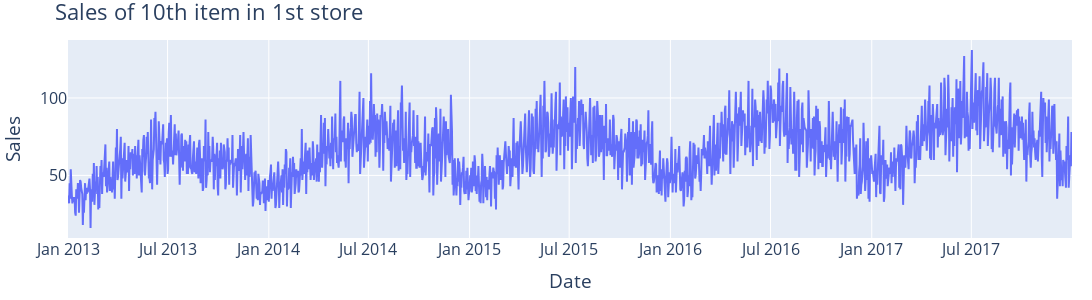

The notebook cell saved with this chart:
### Code cell
store_item_df = train_df.copy()
store_id = 1
item_id = 10
store_item_df = store_item_df[(store_item_df.store == store_id)&(store_item_df.item == item_id)]

# display(store_item_df)
store_item_ts_data = [go.Scatter(
    x = store_item_df.date,
    y = store_item_df.sales
)]


example_layout = go.Layout(
    autosize= True,
    title= 'Sales of 10th item in 1st store',
    hovermode= 'closest',
    xaxis= dict(
        title= 'Date',
        ticklen= 55,
        zeroline= False,
        gridwidth= 1,
    ),
    yaxis=dict(
        title= 'Sales',
        ticklen= 10,
        zeroline= False,
        gridwidth= 1,
    ),
    width=1600,
    height=300,
    margin=dict(l=20, r=20, t=40, b=20),    
    paper_bgcolor='rgba(0,0,0,0)',
    font=dict(size=16),
    showlegend= False
)

fig = go.Figure(data = store_item_ts_data, layout = example_layout)
py.iplot(fig)

### Figure 1 — Plotly figure (JSON) as saved in the notebook; plotly's stock layout.template omitted (floating-point values rounded to 4 significant figures; data arrays with more than 128 entries replaced by an {"elided": "..."} marker saying what was removed)
{"data": [{"type": "scatter", "x": {"elided": "1826 str values"}, "y": {"elided": "1826 int values"}}], "layout": {"autosize": true, "font": {"size": 16}, "height": 300, "hovermode": "closest", "margin": {"b": 20, "l": 20, "r": 20, "t": 40}, "paper_bgcolor": "rgba(0,0,0,0)", "showlegend": false, "title": {"text": "Sales of 10th item in 1st store"}, "width": 1600, "xaxis": {"gridwidth": 1, "ticklen": 55, "title": {"text": "Date"}, "zeroline": false}, "yaxis": {"gridwidth": 1, "ticklen": 10, "title": {"text": "Sales"}, "zeroline": false}}}
